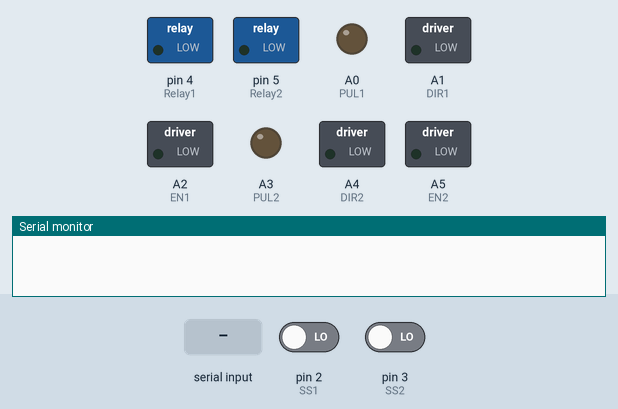
Simulated run of this sketch. Board: Arduino Uno, built with avr-gcc and run on an emulated ATmega328P. Parts: switched loads named in the sketch (green lamp = pin HIGH), output pins drawn as LEDs (lit = HIGH), the last lines printed to the serial monitor. Inputs (shaded band) come from the test bench; at power-on: pin 2 (SS1) LOW, pin 3 (SS2) LOW.

Above: at 1.2 s.
1.3 s: "plastic" received over Serial
At 2.44 s:
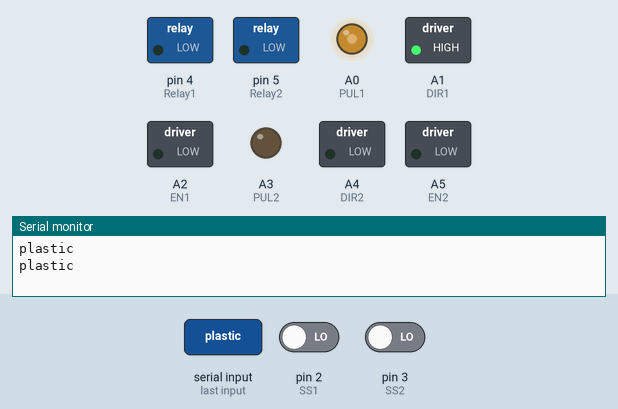
At 2.8 s:
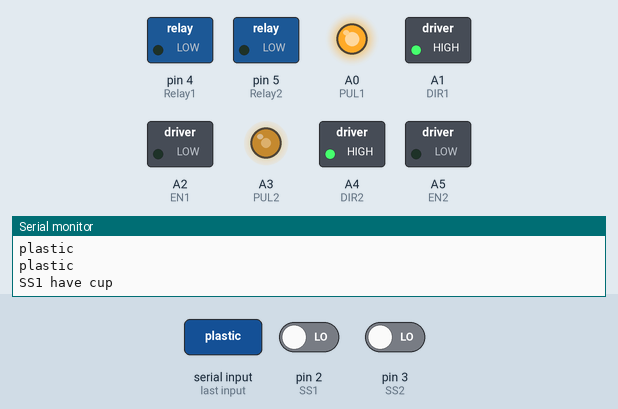
4.0 s: "plastic" received over Serial
At 8.8 s:
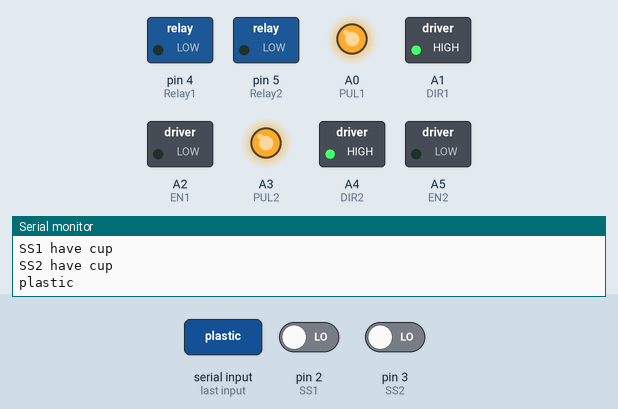
Timing chart, 0 to 10.3 s (numbered marks = the images above; inputs shaded):
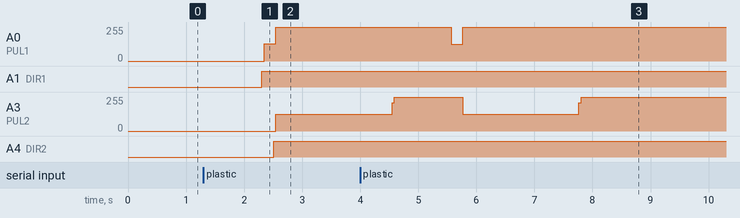

Measured:
- after the input at 1.3 s, A0 (PUL1): 0/255 → 129/255 after 1.0 s, → 255/255 0.20 s later; A1 (DIR1): LOW → HIGH after 1.0 s; A3 (PUL2): 0/255 → 127/255 after 1.2 s; A4 (DIR2): LOW → HIGH after 1.2 s
- after the input at 4.0 s, A0 (PUL1): 255/255 → 126/255 after 1.6 s, → 255/255 0.20 s later

The sketch:

main.ino
```cpp
int Relay1 = 4;
int Relay2 = 5;
int SS1 = 2;
int SS2 = 3;
int LEDR = 6;
int LEDG = 7;
int EN2 = A5;
int DIR2 = A4;
int PUL2 = A3;
int EN1 = A2;
int DIR1 = A1;
int PUL1 = A0;

void setup() {
  Serial.begin(9600);

  pinMode(PUL1,OUTPUT);
  pinMode(DIR1,OUTPUT);
  pinMode(EN1,OUTPUT);

  pinMode(PUL2,OUTPUT);
  pinMode(DIR2,OUTPUT);
  pinMode(EN2,OUTPUT);

  pinMode(SS1, INPUT);
  pinMode(SS2, INPUT);
  pinMode(Relay1, OUTPUT);
  pinMode(Relay2, OUTPUT);

  digitalWrite(EN1,LOW);
  digitalWrite(EN2,LOW);

  digitalWrite(LEDR, HIGH);
  digitalWrite(LEDG, LOW);

  digitalWrite(Relay1, LOW);
  digitalWrite(Relay2, LOW);
}

void Pour(String a){
  Serial.println(a);

  if (a == "coffee"){
    digitalWrite(Relay1, HIGH);
    delay(3000);
    digitalWrite(Relay1, LOW);
    delay(1000);
  }

  if (a == "tea"){
    Serial.println("x");

    digitalWrite(Relay2, HIGH);
    delay(3000);
    digitalWrite(Relay2, LOW);
    delay(1000);
  }
}


void Blink(){
  digitalWrite(LEDR, HIGH);
  delay(1000);               // dừng chương trình trong 1 giây => thây đèn sáng được 1 giây
  digitalWrite(LEDR, LOW);
  delay(1000);
}
void loop() {
  if (Serial.available()){

    String order = Serial.readString();
    int index = order.lastIndexOf("_");
    int len = order.length();
    String cup = order.substring(0,index);
    String drink = order.substring(index+1,len);
    Serial.println(cup);
    Serial.println(drink);

    // Read type of cup
    if (cup == "plastic"){

      // Run Step1
      digitalWrite(DIR1,HIGH); // Enables the motor to move in a particular direction
      for (int a = 0; a < 1; a ++){
        for(int x = 0; x < 200; x++) {
          digitalWrite(PUL1,LOW);
          delayMicroseconds(500);
          digitalWrite(PUL1,HIGH);
          delayMicroseconds(500);
        }
      }

      // Read ss1
      while (1){
        int x = digitalRead(SS1);
        if (x == 0){
          Serial.println("SS1 have cup");
          break;
        }
        else {
          Serial.println("SS1 no cup");
        }
      }

        // Run Step2
      digitalWrite(DIR2,HIGH);
      for(int b = 0; b < 10; b++) {
        for(int x = 0; x < 200; x++) {
        digitalWrite(PUL2,LOW);
        delayMicroseconds(500);
        digitalWrite(PUL2,HIGH);
        delayMicroseconds(500);
        }
      }

//
        // Read ss2
      while (1){
        int y = digitalRead(SS2);
        if (y == 0){
          Serial.println("SS2 have cup");
          break;
        }
        else {
          Serial.println("SS2 don no cup");
        }
      }
//
//      // Led Red blink
////      Blink();
//
//
//      // Pour dirnk
      Pour(drink);
//      }
//
//    if (cup == "personal"){
//
//      // Den do nhap nhay
//
//      // Read SS2
//      int y = digitalRead(sensor2);
//      if (y == 0){
//        Serial.println("SS2 have cup");
//
//        // Led Red blink
//
//        // Pour drink
//        // Pour(drink);
//
//      }
//      else{
//        Serial.println("SS2 no cup");
//
//      }
    }
  }
}
```
